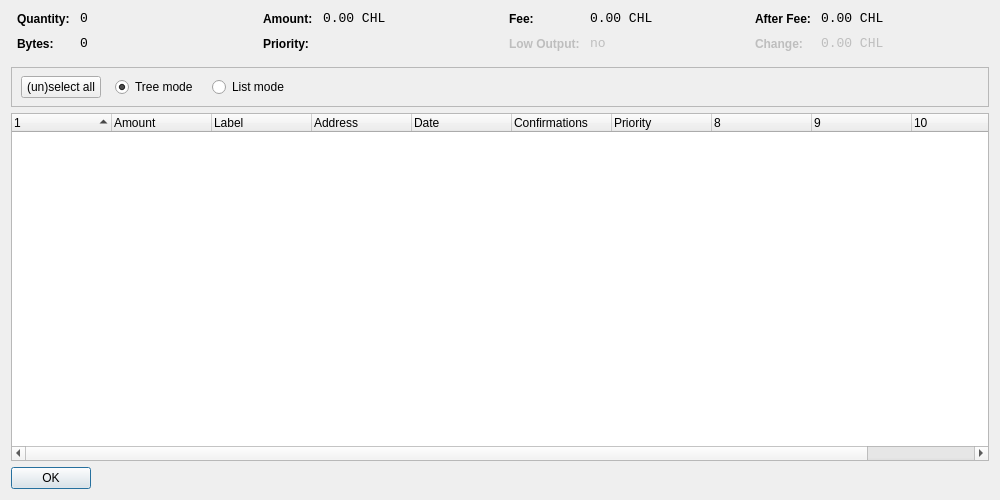
<?xml version="1.0" encoding="UTF-8"?>
<ui version="4.0">
 <class>CoinControlDialog</class>
 <widget class="QDialog" name="CoinControlDialog">
  <property name="geometry">
   <rect>
    <x>0</x>
    <y>0</y>
    <width>1000</width>
    <height>500</height>
   </rect>
  </property>
  <property name="windowTitle">
   <string>Coin Control</string>
  </property>
  <layout class="QVBoxLayout" name="verticalLayout">
   <item>
    <layout class="QHBoxLayout" name="horizontalLayoutTop" stretch="0,0,0,0">
     <property name="topMargin">
      <number>0</number>
     </property>
     <property name="bottomMargin">
      <number>10</number>
     </property>
     <item>
      <layout class="QFormLayout" name="formLayoutCoinControl1">
       <property name="horizontalSpacing">
        <number>10</number>
       </property>
       <property name="verticalSpacing">
        <number>10</number>
       </property>
       <property name="leftMargin">
        <number>6</number>
       </property>
       <property name="rightMargin">
        <number>6</number>
       </property>
       <item row="0" column="0">
        <widget class="QLabel" name="labelCoinControlQuantityText">
         <property name="styleSheet">
          <string notr="true">font-weight:bold;</string>
         </property>
         <property name="text">
          <string>Quantity:</string>
         </property>
        </widget>
       </item>
       <item row="0" column="1">
        <widget class="QLabel" name="labelCoinControlQuantity">
         <property name="font">
          <font>
           <family>Monospace</family>
           <pointsize>10</pointsize>
          </font>
         </property>
         <property name="cursor">
          <cursorShape>IBeamCursor</cursorShape>
         </property>
         <property name="contextMenuPolicy">
          <enum>Qt::ActionsContextMenu</enum>
         </property>
         <property name="text">
          <string notr="true">0</string>
         </property>
         <property name="textInteractionFlags">
          <set>Qt::LinksAccessibleByMouse|Qt::TextSelectableByKeyboard|Qt::TextSelectableByMouse</set>
         </property>
        </widget>
       </item>
       <item row="1" column="0">
        <widget class="QLabel" name="labelCoinControlBytesText">
         <property name="styleSheet">
          <string notr="true">font-weight:bold;</string>
         </property>
         <property name="text">
          <string>Bytes:</string>
         </property>
        </widget>
       </item>
       <item row="1" column="1">
        <widget class="QLabel" name="labelCoinControlBytes">
         <property name="font">
          <font>
           <family>Monospace</family>
           <pointsize>10</pointsize>
          </font>
         </property>
         <property name="cursor">
          <cursorShape>IBeamCursor</cursorShape>
         </property>
         <property name="contextMenuPolicy">
          <enum>Qt::ActionsContextMenu</enum>
         </property>
         <property name="text">
          <string notr="true">0</string>
         </property>
         <property name="textInteractionFlags">
          <set>Qt::LinksAccessibleByMouse|Qt::TextSelectableByKeyboard|Qt::TextSelectableByMouse</set>
         </property>
        </widget>
       </item>
      </layout>
     </item>
     <item>
      <layout class="QFormLayout" name="formLayoutCoinControl2">
       <property name="horizontalSpacing">
        <number>10</number>
       </property>
       <property name="verticalSpacing">
        <number>10</number>
       </property>
       <property name="leftMargin">
        <number>6</number>
       </property>
       <property name="rightMargin">
        <number>6</number>
       </property>
       <item row="0" column="0">
        <widget class="QLabel" name="labelCoinControlAmountText">
         <property name="styleSheet">
          <string notr="true">font-weight:bold;</string>
         </property>
         <property name="text">
          <string>Amount:</string>
         </property>
        </widget>
       </item>
       <item row="0" column="1">
        <widget class="QLabel" name="labelCoinControlAmount">
         <property name="font">
          <font>
           <family>Monospace</family>
           <pointsize>10</pointsize>
          </font>
         </property>
         <property name="cursor">
          <cursorShape>IBeamCursor</cursorShape>
         </property>
         <property name="contextMenuPolicy">
          <enum>Qt::ActionsContextMenu</enum>
         </property>
         <property name="text">
          <string notr="true">0.00 CHL</string>
         </property>
         <property name="textInteractionFlags">
          <set>Qt::LinksAccessibleByMouse|Qt::TextSelectableByKeyboard|Qt::TextSelectableByMouse</set>
         </property>
        </widget>
       </item>
       <item row="1" column="0">
        <widget class="QLabel" name="labelCoinControlPriorityText">
         <property name="styleSheet">
          <string notr="true">font-weight:bold;</string>
         </property>
         <property name="text">
          <string>Priority:</string>
         </property>
        </widget>
       </item>
       <item row="1" column="1">
        <widget class="QLabel" name="labelCoinControlPriority">
         <property name="font">
          <font>
           <family>Monospace</family>
           <pointsize>10</pointsize>
          </font>
         </property>
         <property name="cursor">
          <cursorShape>IBeamCursor</cursorShape>
         </property>
         <property name="contextMenuPolicy">
          <enum>Qt::ActionsContextMenu</enum>
         </property>
         <property name="text">
          <string/>
         </property>
         <property name="textInteractionFlags">
          <set>Qt::LinksAccessibleByMouse|Qt::TextSelectableByKeyboard|Qt::TextSelectableByMouse</set>
         </property>
        </widget>
       </item>
      </layout>
     </item>
     <item>
      <layout class="QFormLayout" name="formLayoutCoinControl3">
       <property name="horizontalSpacing">
        <number>10</number>
       </property>
       <property name="verticalSpacing">
        <number>10</number>
       </property>
       <property name="leftMargin">
        <number>6</number>
       </property>
       <property name="rightMargin">
        <number>6</number>
       </property>
       <item row="0" column="0">
        <widget class="QLabel" name="labelCoinControlFeeText">
         <property name="styleSheet">
          <string notr="true">font-weight:bold;</string>
         </property>
         <property name="text">
          <string>Fee:</string>
         </property>
        </widget>
       </item>
       <item row="0" column="1">
        <widget class="QLabel" name="labelCoinControlFee">
         <property name="font">
          <font>
           <family>Monospace</family>
           <pointsize>10</pointsize>
          </font>
         </property>
         <property name="cursor">
          <cursorShape>IBeamCursor</cursorShape>
         </property>
         <property name="contextMenuPolicy">
          <enum>Qt::ActionsContextMenu</enum>
         </property>
         <property name="text">
          <string notr="true">0.00 CHL</string>
         </property>
         <property name="textInteractionFlags">
          <set>Qt::LinksAccessibleByMouse|Qt::TextSelectableByKeyboard|Qt::TextSelectableByMouse</set>
         </property>
        </widget>
       </item>
       <item row="1" column="0">
        <widget class="QLabel" name="labelCoinControlLowOutputText">
         <property name="enabled">
          <bool>false</bool>
         </property>
         <property name="styleSheet">
          <string notr="true">font-weight:bold;</string>
         </property>
         <property name="text">
          <string>Low Output:</string>
         </property>
        </widget>
       </item>
       <item row="1" column="1">
        <widget class="QLabel" name="labelCoinControlLowOutput">
         <property name="enabled">
          <bool>false</bool>
         </property>
         <property name="font">
          <font>
           <family>Monospace</family>
           <pointsize>10</pointsize>
          </font>
         </property>
         <property name="cursor">
          <cursorShape>IBeamCursor</cursorShape>
         </property>
         <property name="contextMenuPolicy">
          <enum>Qt::ActionsContextMenu</enum>
         </property>
         <property name="text">
          <string notr="true">no</string>
         </property>
         <property name="textInteractionFlags">
          <set>Qt::LinksAccessibleByMouse|Qt::TextSelectableByKeyboard|Qt::TextSelectableByMouse</set>
         </property>
        </widget>
       </item>
      </layout>
     </item>
     <item>
      <layout class="QFormLayout" name="formLayoutCoinControl4">
       <property name="horizontalSpacing">
        <number>10</number>
       </property>
       <property name="verticalSpacing">
        <number>10</number>
       </property>
       <property name="leftMargin">
        <number>6</number>
       </property>
       <property name="rightMargin">
        <number>6</number>
       </property>
       <item row="0" column="0">
        <widget class="QLabel" name="labelCoinControlAfterFeeText">
         <property name="styleSheet">
          <string notr="true">font-weight:bold;</string>
         </property>
         <property name="text">
          <string>After Fee:</string>
         </property>
        </widget>
       </item>
       <item row="0" column="1">
        <widget class="QLabel" name="labelCoinControlAfterFee">
         <property name="font">
          <font>
           <family>Monospace</family>
           <pointsize>10</pointsize>
          </font>
         </property>
         <property name="cursor">
          <cursorShape>IBeamCursor</cursorShape>
         </property>
         <property name="contextMenuPolicy">
          <enum>Qt::ActionsContextMenu</enum>
         </property>
         <property name="text">
          <string notr="true">0.00 CHL</string>
         </property>
         <property name="textInteractionFlags">
          <set>Qt::LinksAccessibleByMouse|Qt::TextSelectableByKeyboard|Qt::TextSelectableByMouse</set>
         </property>
        </widget>
       </item>
       <item row="1" column="0">
        <widget class="QLabel" name="labelCoinControlChangeText">
         <property name="enabled">
          <bool>false</bool>
         </property>
         <property name="styleSheet">
          <string notr="true">font-weight:bold;</string>
         </property>
         <property name="text">
          <string>Change:</string>
         </property>
        </widget>
       </item>
       <item row="1" column="1">
        <widget class="QLabel" name="labelCoinControlChange">
         <property name="enabled">
          <bool>false</bool>
         </property>
         <property name="font">
          <font>
           <family>Monospace</family>
           <pointsize>10</pointsize>
          </font>
         </property>
         <property name="cursor">
          <cursorShape>IBeamCursor</cursorShape>
         </property>
         <property name="contextMenuPolicy">
          <enum>Qt::ActionsContextMenu</enum>
         </property>
         <property name="text">
          <string notr="true">0.00 CHL</string>
         </property>
         <property name="textInteractionFlags">
          <set>Qt::LinksAccessibleByMouse|Qt::TextSelectableByKeyboard|Qt::TextSelectableByMouse</set>
         </property>
        </widget>
       </item>
      </layout>
     </item>
    </layout>
   </item>
   <item>
    <widget class="QFrame" name="frame">
     <property name="minimumSize">
      <size>
       <width>0</width>
       <height>40</height>
      </size>
     </property>
     <property name="frameShape">
      <enum>QFrame::StyledPanel</enum>
     </property>
     <property name="frameShadow">
      <enum>QFrame::Sunken</enum>
     </property>
     <widget class="QWidget" name="horizontalLayoutWidget">
      <property name="geometry">
       <rect>
        <x>10</x>
        <y>0</y>
        <width>781</width>
        <height>41</height>
       </rect>
      </property>
      <layout class="QHBoxLayout" name="horizontalLayoutPanel" stretch="0,0,0,0,0">
       <property name="spacing">
        <number>14</number>
       </property>
       <item>
        <widget class="QPushButton" name="pushButtonSelectAll">
         <property name="sizePolicy">
          <sizepolicy hsizetype="Maximum" vsizetype="Fixed">
           <horstretch>0</horstretch>
           <verstretch>0</verstretch>
          </sizepolicy>
         </property>
         <property name="text">
          <string>(un)select all</string>
         </property>
        </widget>
       </item>
       <item>
        <widget class="QRadioButton" name="radioTreeMode">
         <property name="sizePolicy">
          <sizepolicy hsizetype="Maximum" vsizetype="Fixed">
           <horstretch>0</horstretch>
           <verstretch>0</verstretch>
          </sizepolicy>
         </property>
         <property name="text">
          <string>Tree mode</string>
         </property>
         <property name="checked">
          <bool>true</bool>
         </property>
        </widget>
       </item>
       <item>
        <widget class="QRadioButton" name="radioListMode">
         <property name="sizePolicy">
          <sizepolicy hsizetype="Maximum" vsizetype="Fixed">
           <horstretch>0</horstretch>
           <verstretch>0</verstretch>
          </sizepolicy>
         </property>
         <property name="text">
          <string>List mode</string>
         </property>
        </widget>
       </item>
       <item>
        <spacer name="horizontalSpacer">
         <property name="orientation">
          <enum>Qt::Horizontal</enum>
         </property>
         <property name="sizeHint" stdset="0">
          <size>
           <width>40</width>
           <height>20</height>
          </size>
         </property>
        </spacer>
       </item>
      </layout>
     </widget>
    </widget>
   </item>
   <item>
    <widget class="CoinControlTreeWidget" name="treeWidget">
     <property name="contextMenuPolicy">
      <enum>Qt::CustomContextMenu</enum>
     </property>
     <property name="sortingEnabled">
      <bool>false</bool>
     </property>
     <property name="columnCount">
      <number>11</number>
     </property>
     <attribute name="headerShowSortIndicator" stdset="0">
      <bool>true</bool>
     </attribute>
     <attribute name="headerStretchLastSection">
      <bool>false</bool>
     </attribute>
     <column>
      <property name="text">
       <string/>
      </property>
     </column>
     <column>
      <property name="text">
       <string>Amount</string>
      </property>
     </column>
     <column>
      <property name="text">
       <string>Label</string>
      </property>
     </column>
     <column>
      <property name="text">
       <string>Address</string>
      </property>
     </column>
     <column>
      <property name="text">
       <string>Date</string>
      </property>
     </column>
     <column>
      <property name="text">
       <string>Confirmations</string>
      </property>
      <property name="toolTip">
       <string>Confirmed</string>
      </property>
     </column>
     <column>
      <property name="text">
       <string>Priority</string>
      </property>
     </column>
     <column>
      <property name="text">
       <string/>
      </property>
     </column>
     <column>
      <property name="text">
       <string/>
      </property>
     </column>
     <column>
      <property name="text">
       <string/>
      </property>
     </column>
     <column>
      <property name="text">
       <string/>
      </property>
     </column>
    </widget>
   </item>
   <item>
    <widget class="QDialogButtonBox" name="buttonBox">
     <property name="sizePolicy">
      <sizepolicy hsizetype="Maximum" vsizetype="Fixed">
       <horstretch>0</horstretch>
       <verstretch>0</verstretch>
      </sizepolicy>
     </property>
     <property name="orientation">
      <enum>Qt::Horizontal</enum>
     </property>
     <property name="standardButtons">
      <set>QDialogButtonBox::Ok</set>
     </property>
    </widget>
   </item>
  </layout>
 </widget>
 <customwidgets>
  <customwidget>
   <class>CoinControlTreeWidget</class>
   <extends>QTreeWidget</extends>
   <header>coincontroltreewidget.h</header>
  </customwidget>
 </customwidgets>
 <resources/>
 <connections/>
</ui>
